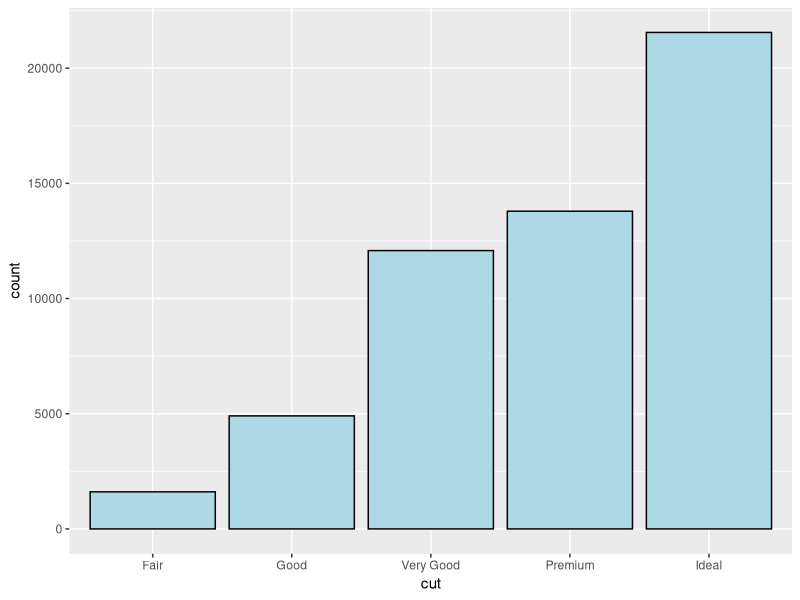
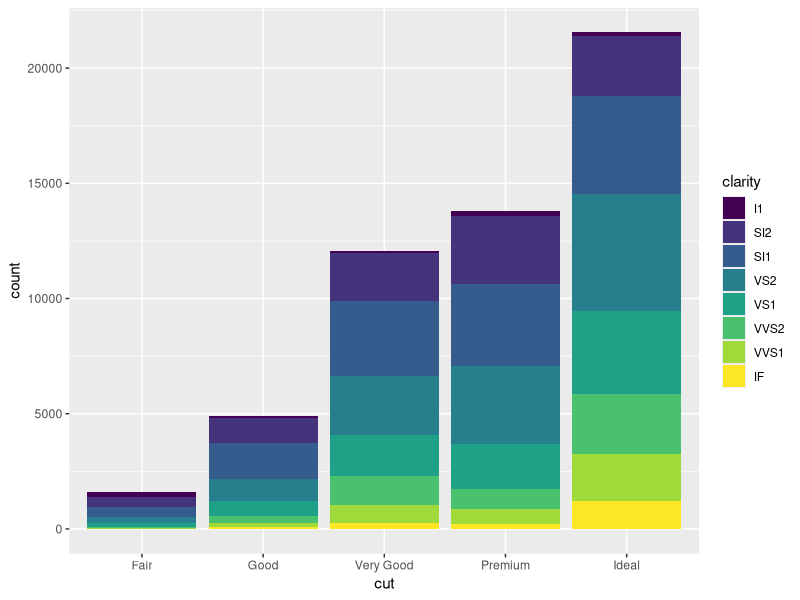
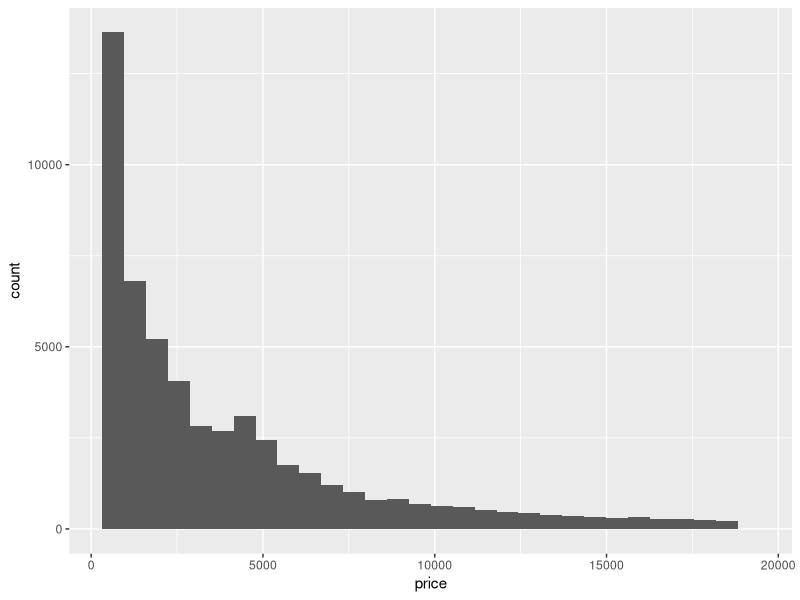
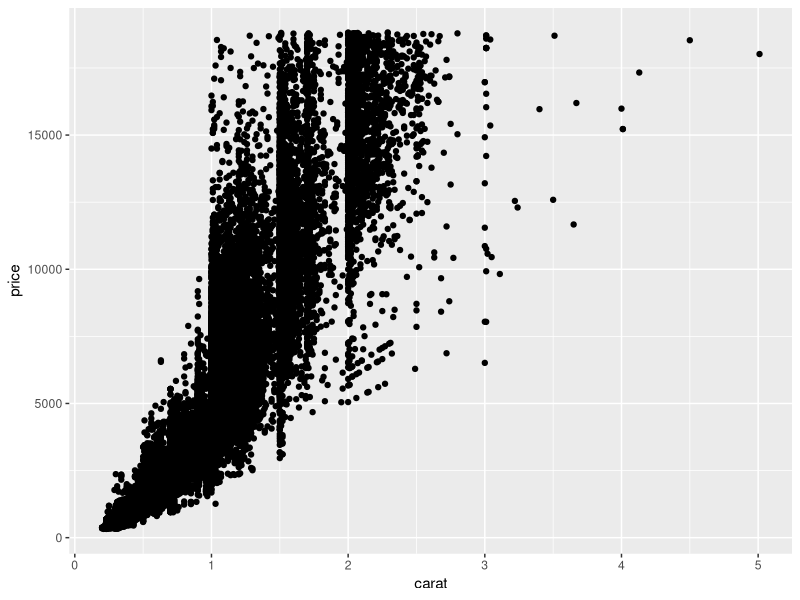
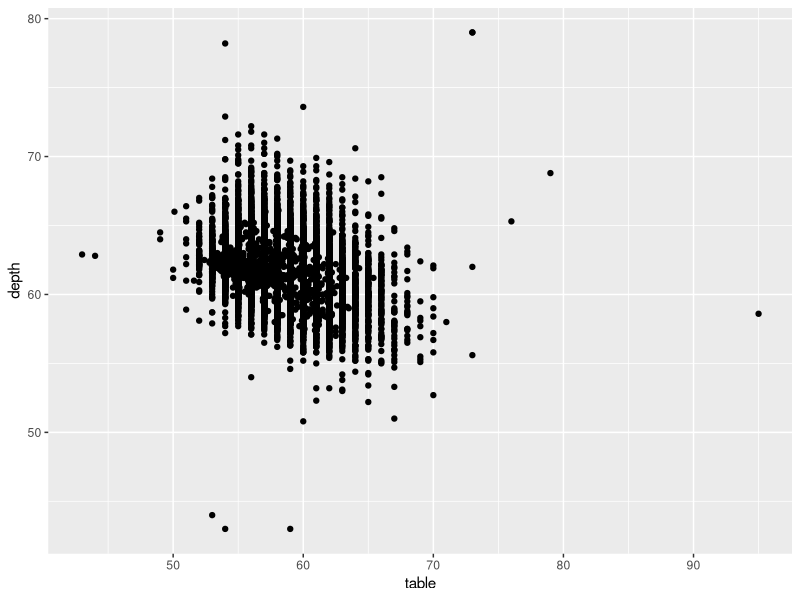
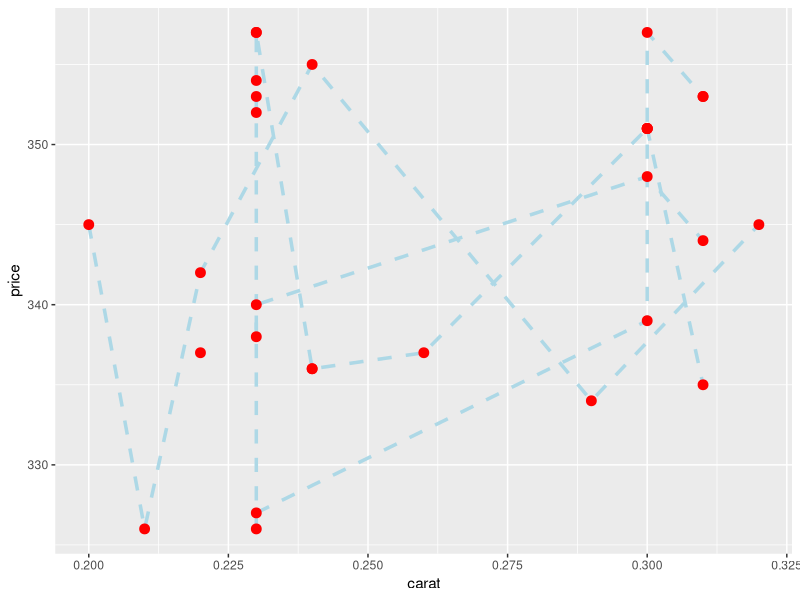
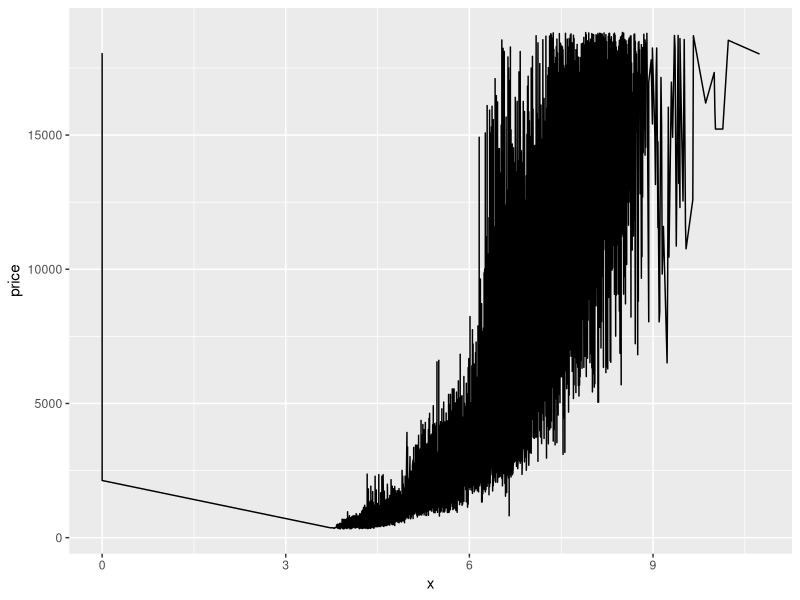
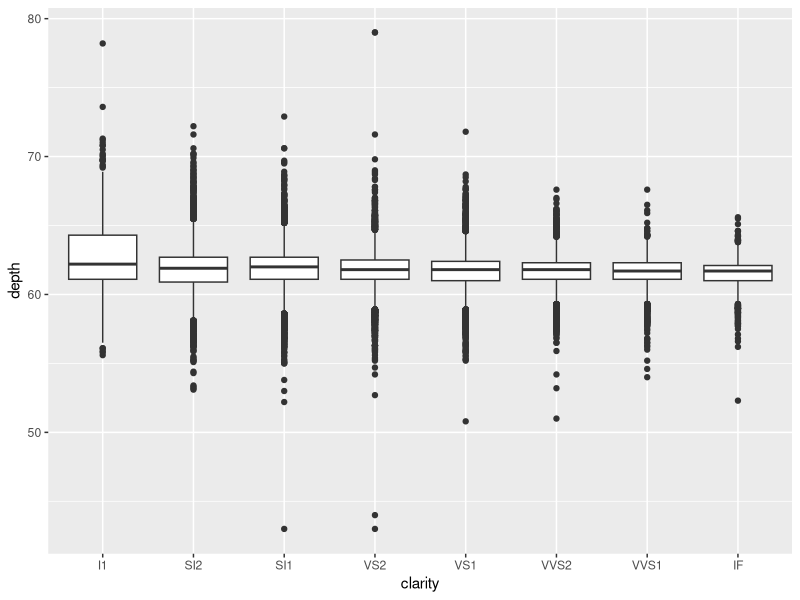

These charts were generated, in order, by the following R code:
## ---- chunk 1
library(ggplot2)
diamonds
## ---- chunk 2
rawdate=diamonds
## ---- chunk 3
ggplot(data = diamonds, aes(x= cut)) + geom_bar(fill = "lightblue", colour="black")
## ---- chunk 4
s <- ggplot(data = diamonds, aes(x= cut, fill = clarity))
s + geom_bar()
## ---- chunk 5
ggplot(data = diamonds, aes(x = price)) + geom_histogram()
## ---- chunk 6
ggplot(data = diamonds, aes(x=carat,y = price)) + geom_point()
## ---- chunk 7
ggplot(data = diamonds, aes(x=table,y = depth)) + geom_point()
## ---- chunk 8
gdata <- head(diamonds,30)
s <- ggplot(data = gdata, aes(x=carat,y=price, group=cut)) 
s + geom_line(linetype="dashed", color="lightblue", size=1.2) + geom_point(color="red",size=3)
## ---- chunk 9
ggplot(data = diamonds, aes(x=x, y= price)) + geom_line()
## ---- chunk 10
ggplot(diamonds, aes(x=clarity, y=depth)) +
geom_boxplot()
## ---- chunk 11

## ---- chunk 12
gdata <- head(diamonds,50)
g <- ggplot(gdata, aes(x=cut, y=price)) 
g + geom_count(col="tomato3")
## ---- chunk 13

